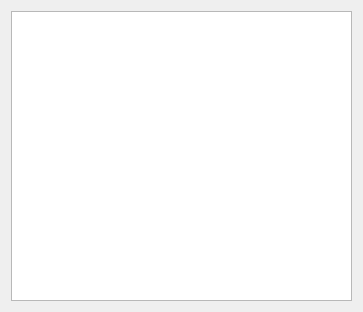
<?xml version="1.0" encoding="UTF-8"?>
<ui version="4.0">
 <class>ThumbnailDialog</class>
 <widget class="QDialog" name="ThumbnailDialog">
  <property name="geometry">
   <rect>
    <x>0</x>
    <y>0</y>
    <width>363</width>
    <height>312</height>
   </rect>
  </property>
  <property name="windowTitle">
   <string>Thumbnail Preview</string>
  </property>
  <layout class="QHBoxLayout" name="horizontalLayout">
   <item>
    <widget class="ImageWidget" name="image"/>
   </item>
  </layout>
 </widget>
 <customwidgets>
  <customwidget>
   <class>ImageWidget</class>
   <extends>QGraphicsView</extends>
   <header>metaeditor_safetensors.widgets.image_widget</header>
  </customwidget>
 </customwidgets>
 <resources/>
 <connections/>
</ui>
